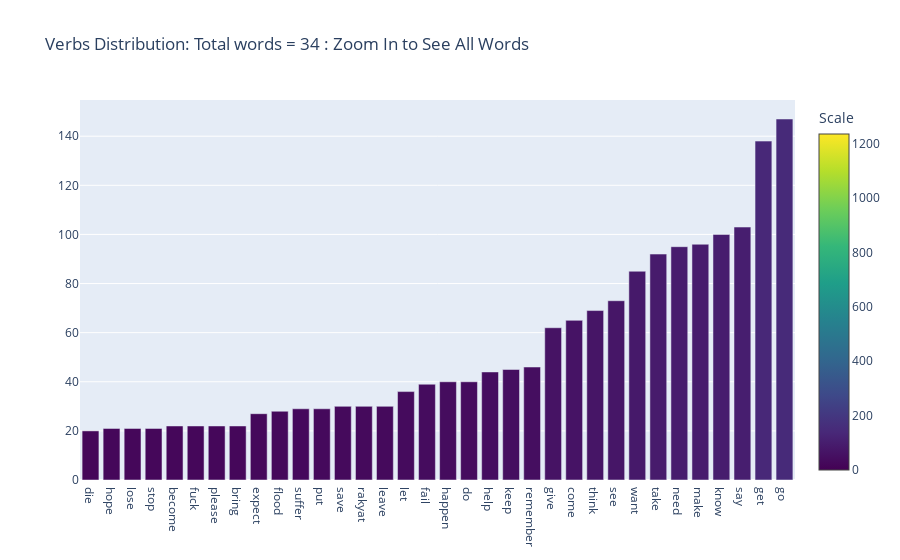

The code cell stored with this chart in its notebook:
### Code cell
x = list(verbs_values[count_sort_ind])
y = list(verbs_counts[count_sort_ind])
fig = go.Figure(go.Bar(x=x, y=y, name='Verbs', marker=dict(cmax=1236, cmin=0, color=y, colorbar=dict(title="Scale"), colorscale="Viridis")))
fig.update_layout(title_text='Verbs Distribution: Total words = '+str(len(verbs_values))+' : Zoom In to See All Words' )
fig.write_html("verbs_distribution.html")
fig

### Figure 1 — Plotly figure (JSON) as saved in the notebook; plotly's stock layout.template omitted (floating-point values rounded to 4 significant figures)
{"data": [{"marker": {"cmax": 1236, "cmin": 0, "color": [20, 21, 21, 21, 22, 22, 22, 22, 27, 28, 29, 29, 30, 30, 30, 36, 39, 40, 40, 44, 45, 46, 62, 65, 69, 73, 85, 92, 95, 96, 100, 103, 138, 147], "colorbar": {"title": {"text": "Scale"}}, "colorscale": [[0, "#440154"], [0.1111, "#482878"], [0.2222, "#3e4989"], [0.3333, "#31688e"], [0.4444, "#26828e"], [0.5556, "#1f9e89"], [0.6667, "#35b779"], [0.7778, "#6ece58"], [0.8889, "#b5de2b"], [1, "#fde725"]]}, "name": "Verbs", "type": "bar", "x": ["die", "hope", "lose", "stop", "become", "fuck", "please", "bring", "expect", "flood", "suffer", "put", "save", "rakyat", "leave", "let", "fail", "happen", "do", "help", "keep", "remember", "give", "come", "think", "see", "want", "take", "need", "make", "know", "say", "get", "go"], "y": [20, 21, 21, 21, 22, 22, 22, 22, 27, 28, 29, 29, 30, 30, 30, 36, 39, 40, 40, 44, 45, 46, 62, 65, 69, 73, 85, 92, 95, 96, 100, 103, 138, 147]}], "layout": {"title": {"text": "Verbs Distribution: Total words = 34 : Zoom In to See All Words"}}}
